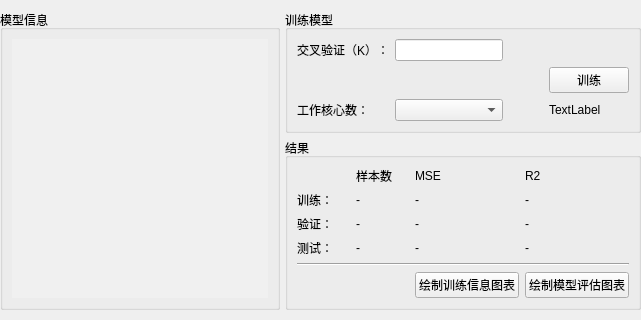
     <widget class="QWidget" name="trainingModelPage">
      <layout class="QHBoxLayout" name="trainingModelHorizontalLayout">
       <property name="spacing">
        <number>5</number>
       </property>
       <property name="leftMargin">
        <number>0</number>
       </property>
       <property name="topMargin">
        <number>10</number>
       </property>
       <property name="rightMargin">
        <number>0</number>
       </property>
       <property name="bottomMargin">
        <number>10</number>
       </property>
       <item>
        <widget class="QGroupBox" name="initModelInfoGroupBox">
         <property name="title">
          <string>模型信息</string>
         </property>
         <layout class="QHBoxLayout" name="initModelInfoHorizontalLayout">
          <item>
           <widget class="QTextBrowser" name="initModelInfoTextBrowser">
            <property name="styleSheet">
             <string notr="true">background:rgb(240,240,240)</string>
            </property>
            <property name="frameShape">
             <enum>QFrame::NoFrame</enum>
            </property>
           </widget>
          </item>
         </layout>
        </widget>
       </item>
       <item>
        <layout class="QVBoxLayout" name="trainingModelResultVerticalLayout">
         <item>
          <widget class="QGroupBox" name="trainModelGroupBox">
           <property name="title">
            <string>训练模型</string>
           </property>
           <layout class="QGridLayout" name="trainingModelGridLayout">
            <item row="1" column="3">
             <widget class="QPushButton" name="trainModelPushButton">
              <property name="text">
               <string>训练</string>
              </property>
             </widget>
            </item>
            <item row="0" column="0">
             <widget class="QLabel" name="kFoldCVLabel">
              <property name="text">
               <string>交叉验证（K）：</string>
              </property>
             </widget>
            </item>
            <item row="0" column="1">
             <widget class="QLineEdit" name="kFoldCVLineEdit"/>
            </item>
            <item row="2" column="1">
             <widget class="QComboBox" name="processorCountComboBox"/>
            </item>
            <item row="2" column="0">
             <widget class="QLabel" name="processorCountLabel">
              <property name="text">
               <string>工作核心数：</string>
              </property>
             </widget>
            </item>
            <item row="1" column="2">
             <spacer name="trainingModelHorizontalSpacer">
              <property name="orientation">
               <enum>Qt::Horizontal</enum>
              </property>
              <property name="sizeHint" stdset="0">
               <size>
                <width>40</width>
                <height>20</height>
               </size>
              </property>
             </spacer>
            </item>
            <item row="2" column="3">
             <widget class="QLabel" name="trainingStatusLabel">
              <property name="text">
               <string>TextLabel</string>
              </property>
             </widget>
            </item>
           </layout>
          </widget>
         </item>
         <item>
          <widget class="QGroupBox" name="modelResultGroupBox">
           <property name="title">
            <string>结果</string>
           </property>
           <layout class="QGridLayout" name="modelResultGridLayout">
            <item row="2" column="2">
             <widget class="QLabel" name="trainingResultMSELabel">
              <property name="text">
               <string>-</string>
              </property>
             </widget>
            </item>
            <item row="0" column="3">
             <widget class="QLabel" name="modelResultR2Label">
              <property name="text">
               <string>R2</string>
              </property>
             </widget>
            </item>
            <item row="0" column="1">
             <widget class="QLabel" name="modelResultSampleCountLabel">
              <property name="text">
               <string>样本数</string>
              </property>
             </widget>
            </item>
            <item row="2" column="3">
             <widget class="QLabel" name="trainingResultR2Label">
              <property name="text">
               <string>-</string>
              </property>
             </widget>
            </item>
            <item row="4" column="3">
             <widget class="QLabel" name="testResultR2Label">
              <property name="text">
               <string>-</string>
              </property>
             </widget>
            </item>
            <item row="3" column="3">
             <widget class="QLabel" name="validationResultR2Label">
              <property name="text">
               <string>-</string>
              </property>
             </widget>
            </item>
            <item row="4" column="0">
             <widget class="QLabel" name="testResultLabel">
              <property name="text">
               <string>测试：</string>
              </property>
             </widget>
            </item>
            <item row="2" column="0">
             <widget class="QLabel" name="trainingResultLabel">
              <property name="text">
               <string>训练：</string>
              </property>
             </widget>
            </item>
            <item row="3" column="0">
             <widget class="QLabel" name="validationResultLabel">
              <property name="text">
               <string>验证：</string>
              </property>
             </widget>
            </item>
            <item row="0" column="2">
             <widget class="QLabel" name="modelResultMSELabel">
              <property name="text">
               <string>MSE</string>
              </property>
             </widget>
            </item>
            <item row="3" column="2">
             <widget class="QLabel" name="validationResultMSELabel">
              <property name="text">
               <string>-</string>
              </property>
             </widget>
            </item>
            <item row="3" column="1">
             <widget class="QLabel" name="testResulSampleCounttLabel">
              <property name="text">
               <string>-</string>
              </property>
             </widget>
            </item>
            <item row="4" column="2">
             <widget class="QLabel" name="testResultMSELabel">
              <property name="text">
               <string>-</string>
              </property>
             </widget>
            </item>
            <item row="2" column="1">
             <widget class="QLabel" name="trainingResultSampleCountLabel">
              <property name="text">
               <string>-</string>
              </property>
             </widget>
            </item>
            <item row="4" column="1">
             <widget class="QLabel" name="testResulSampleCountLabel">
              <property name="text">
               <string>-</string>
              </property>
             </widget>
            </item>
            <item row="5" column="0" colspan="4">
             <widget class="Line" name="evaluationLine">
              <property name="orientation">
               <enum>Qt::Horizontal</enum>
              </property>
             </widget>
            </item>
            <item row="6" column="3">
             <widget class="QPushButton" name="plotEvaluationChartPushButton">
              <property name="text">
               <string>绘制模型评估图表</string>
              </property>
             </widget>
            </item>
            <item row="6" column="2">
             <widget class="QPushButton" name="plotTrainingInfoPushButton">
              <property name="text">
               <string>绘制训练信息图表</string>
              </property>
             </widget>
            </item>
           </layout>
          </widget>
         </item>
        </layout>
       </item>
      </layout>
     </widget>
